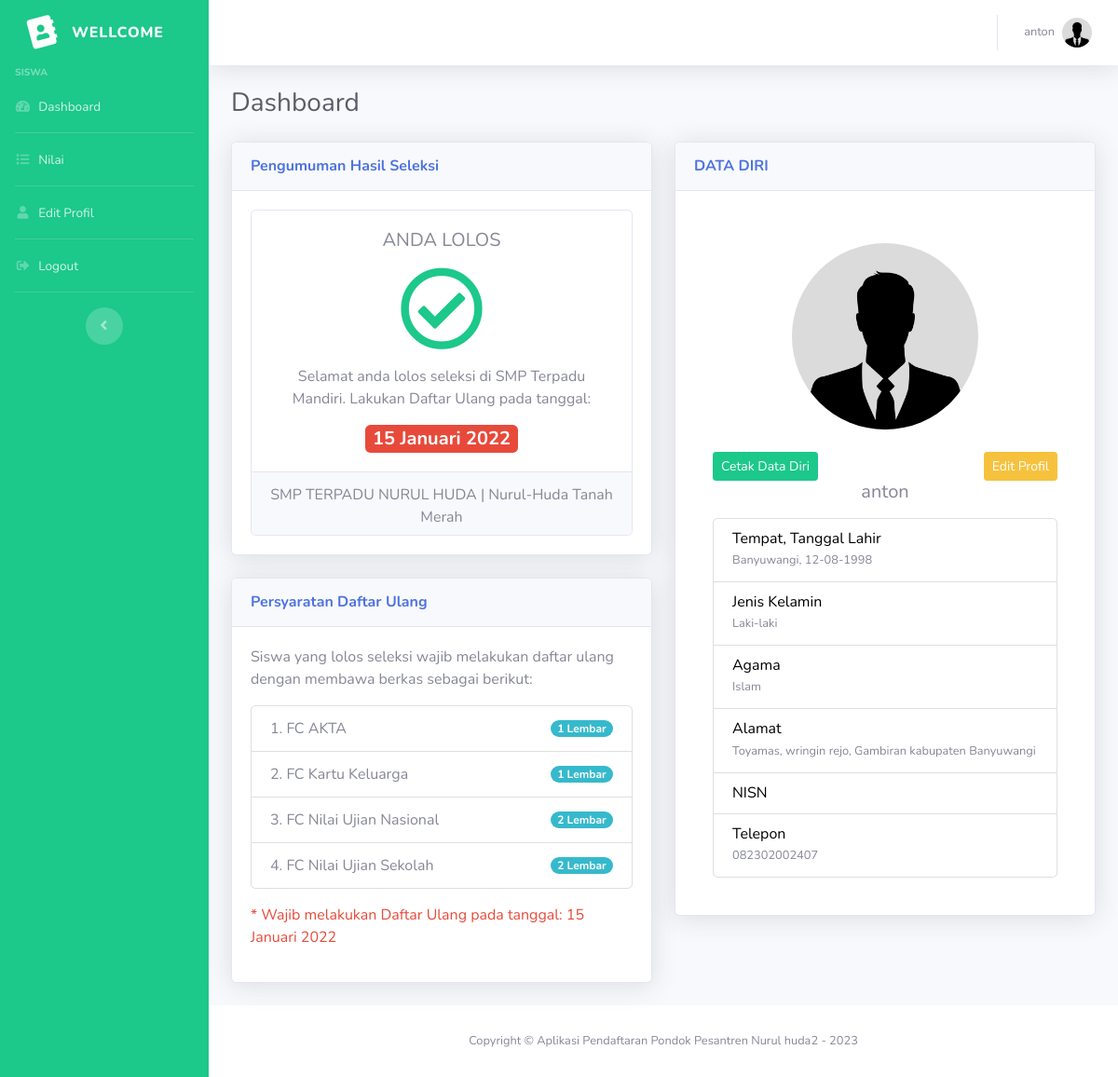
Page /siswa/dashboard.php (signed in) on the committed database.
### tables this page shows
CREATE TABLE `pendaftar` (
  `id` int(11) NOT NULL,
  `nama` varchar(100) DEFAULT NULL,
  `tmpt_lahir` varchar(100) DEFAULT NULL,
  `tgl_lahir` date DEFAULT NULL,
  `jenis_kelamin` enum('L','P') DEFAULT NULL,
  `agama` varchar(45) DEFAULT NULL,
  `alamat` text DEFAULT NULL,
  `email` varchar(100) DEFAULT NULL,
  `telepon` varchar(45) DEFAULT NULL,
  `foto` varchar(100) NOT NULL,
  `users_id` int(11) DEFAULT NULL
);

### siswa/dashboard_control.php (called while the page is built, shortened)
<?php
$id_user = $_SESSION['id_users'];
$sql_pendaftar = "SELECT * FROM pendaftar where users_id = '$id_user'";
$result_pendaftar = mysqli_query($koneksi, $sql_pendaftar);
if(mysqli_num_rows($result_pendaftar)){
    $data_pendaftar = mysqli_fetch_array($result_pendaftar);
    $id_pendaftar = $data_pendaftar['id'];
    $sql_nilai = "SELECT * FROM nilai where pendaftar_id = '$id_pendaftar'";
    $result_nilai = mysqli_query($koneksi, $sql_nilai);
    if(mysqli_num_rows($result_nilai)) {
        $data_nilai = mysqli_fetch_array($result_nilai);
        $status = $data_nilai['status'];
    } else  {
    }
}
?>

### config/auto_load.php (called while the page is built, shortened)
<?php
$base_url = "http://localhost/pendaftaran";
?>

### siswa/dashboard.php (the view, shortened to what this page needs)
<?php include('../config/auto_load.php'); ?>
<?php include('dashboard_control.php'); ?>
<?php include('../template/header.php'); ?>
<div class="container-fluid">
  <h1 class="h3 mb-4 text-gray-800">Dashboard</h1>
  <div class="row">
    <div class="col-md-6">
      <div class="row">
        <?php if(!isset($status)) { ?>
          <div class="col-md-12">
            <div class="card shadow mb-4">
              <div class="card-header py-3">
                <h6 class="m-0 font-weight-bold text-primary">MASUKKAN DATA NILAI</h6>
              </div>
              <div class="card-body">
                  <p class="text-danger">* Masukkan nilai anda untuk menyelesaikan proses pendaftaran!</p>
                  <form class="user" method="POST" action="<?= $base_url ?>/siswa/dashboard.php">
                      <div class="form-group">
                          <label for="un">Nilai Ujian Nasional</label>
                          <input type="number" class="form-control" id="un" placeholder="Masukkan Nilai Ujian Nasional" name="un">
                      </div>
                      <div class="form-group">
                          <label for="un">Nilai Ujian Sekolah</label>
                          <input type="number" class="form-control" id="un" placeholder="Masukkan Nilai Ujian Sekolah" name="us">
                      </div>
                      <div class="form-group">
                          <label for="uts_1">Nilai UTS 1</label>
                          <input type="number" class="form-control" id="uts_1" placeholder="Masukkan Nilai Ujian Sekolah" name="uts_1">
                      </div>
                      <hr>
                      <div class="text-right">
                          <button type="submit" name="btn_simpan" value="simpan_nilai" class="btn btn-primary">Simpan</button>
                          <a href="dashboard.php" class="btn btn-danger">Kembali</a>
                      </div>
                  </form>
              </div>
            </div>
          </div>
        <?php } else if(isset($status) && $status == 1) { ?>
          <div class="col-md-12">
            <div class="card shadow mb-4">
              <div class="card-header py-3">
                <h6 class="m-0 font-weight-bold text-primary">Pengumuman Hasil Seleksi</h6>
              </div>
              <div class="card-body">
                <div class="card text-center">
                  <div class="card-body">
                    <h5 class="card-title mb-3">ANDA LOLOS</h5>
                    <div class="col-auto">
                      <i class="far fa-check-circle text-success mb-3" style="font-size: 90px;"></i>
                    </div>
                    <p class="card-text">Selamat anda lolos seleksi di SMP Terpadu Mandiri. Lakukan Daftar Ulang pada tanggal: </p>
                    <span class="badge badge-danger" style="font-size: 20px;">15 Januari 2022</span>
                  </div>
                  <div class="card-footer text-muted">
                    <marquee style="margin-bottom: -5px;">SMP TERPADU NURUL HUDA | Nurul-Huda Tanah Merah</marquee>
                  </div>
                </div>
              </div>
            </div>
          </div>
        <?php } else if(isset($status) && $status == 2) { ?>
          <div class="col-md-12">
            <div class="card shadow mb-4">
              <div class="card-header py-3">
                <h6 class="m-0 font-weight-bold text-primary">Pengumuman Hasil Seleksi</h6>
              </div>
              <div class="card-body">
                <div class="card text-center">
                  <div class="card-body">
                    <h5 class="card-title mb-3">ANDA TIDAK LOLOS</h5>
                    <div class="col-auto">
                      <i class="fa fa-times text-danger mb-3" style="font-size: 90px;"></i>
                    </div>
                    <p class="card-text">Anda Belum lolos. Terima kasih telah mengikuti seleksi dengan baik. </p>
                  </div>
                  <div class="card-footer text-muted">
                    <marquee style="margin-bottom: -5px;">SMP TERPADU NURUL HUDA | Nurul-Huda Tanah Merah</marquee>
                  </div>
                </div>
              </div>
            </div>
          </div>
        <?php } ?>
        <div class="col-md-12">
          <div class="card shadow mb-4">
            <div class="card-header py-3">
              <h6 class="m-0 font-weight-bold text-primary">Persyaratan Daftar Ulang</h6>
            </div>
            <div class="card-body">
              <p>Siswa yang lolos seleksi wajib melakukan daftar ulang dengan membawa berkas sebagai berikut: </p>
              <ul class="list-group">
                <li class="list-group-item d-flex justify-content-between align-items-center">
                  1. FC AKTA
                  <span class="badge badge-info badge-pill">1 Lembar</span>
                </li>
                <li class="list-group-item d-flex justify-content-between align-items-center">
                  2. FC Kartu Keluarga
                  <span class="badge badge-info badge-pill">1 Lembar</span>
                </li>
                <li class="list-group-item d-flex justify-content-between align-items-center">
                  3. FC Nilai Ujian Nasional
                  <span class="badge badge-info badge-pill">2 Lembar</span>
                </li>
                <li class="list-group-item d-flex justify-content-between align-items-center">
                  4. FC Nilai Ujian Sekolah
                  <span class="badge badge-info badge-pill">2 Lembar</span>
                </li>
              </ul>
              <p class="text-danger mt-3">* Wajib melakukan Daftar Ulang pada tanggal: 15 Januari 2022</p>
            </div>
          </div>
        </div>
      </div>
    </div>
    <div class="col-md-6">
      <div class="row">
        <div class="col-md-12">
          <div class="card shadow mb-4">
            <div class="card-header py-3">
              <h6 class="m-0 font-weight-bold text-primary">DATA DIRI</h6>
            </div>
            <div class="card-body">
              <div class="card-body">
                <div class="col-auto mt-3 text-center">
                  <?php
                  if(isset($data_pendaftar['foto']) && $data_pendaftar['foto'] != '') {
                    $foto = '../uploads/' . $data_pendaftar['foto'];
                  } else {
                    $foto = '../assets/img/avatar.jpg';
                  }
                  ?>
                  <img src="<?= $foto ?>" class="img-fluid rounded-circle" alt="menunggu" style="width: 200px; height: 200px;">
                </div>
                <br>
                <div class="text-right">
                    <a href="editprofil.php" class="btn btn-warning btn-sm">Edit Profil</a>
                    <a href="<?= $base_url ?>/cetak/detail_cetak.php?id=<?= $data_pendaftar['id'] ?>" class="btn btn-success btn-sm float-left" target="_blank">Cetak Data Diri</a>
                </div>
                <h5 class="card-title mb-3 text-center">
                  <?= $data_pendaftar['nama'] ?>
                </h5>
                <ul class="list-group">
                  <li class="list-group-item">
                    <h6 class="mb-0" style="color: black;">Tempat, Tanggal Lahir</h6>
                    <small class="text-muted"><?= $data_pendaftar['tmpt_lahir'] ?>, <?= date("d-m-Y", strtotime($data_pendaftar['tgl_lahir'])); ?></small>
                  </li>
                  <li class="list-group-item">
                    <h6 class="mb-0" style="color: black;">Jenis Kelamin</h6>
                    <?php
                    if($data_pendaftar['jenis_kelamin'] == 'L') {
                      $kelamin = "Laki-laki";
                    } else {
                      $kelamin = "Perempuan";
                    }
                    ?>
                    <small class="text-muted"><?= $kelamin ?></small>
                  </li>
                  <li class="list-group-item">
                    <h6 class="mb-0" style="color: black;">Agama</h6>
                    <small class="text-muted">Islam</small>
                  </li>
                  <li class="list-group-item">
                    <h6 class="mb-0" style="color: black;">Alamat</h6>
                    <small class="text-muted"><?= $data_pendaftar['alamat'] ?></small>
                  </li>
                  <li class="list-group-item">
                    <h6 class="mb-0" style="color: black;">NISN</h6>
                  </li>
                  <li class="list-group-item">
                    <h6 class="mb-0" style="color: black;">Telepon</h6>
                    <small class="text-muted"><?= $data_pendaftar['telepon'] ?></small>
                  </li>
                </ul>
              </div>
            </div>
          </div>
        </div>
      </div>
    </div>
  </div>
</div>
<?php include('../template/footer.php'); ?>

### rows in the picture
pendaftar: nama "anton", tmpt_lahir "Banyuwangi", tgl_lahir "12-08-1998", jenis_kelamin "Laki-laki", alamat "Toyamas, wringin rejo, Gambiran kabupaten Banyuwangi", telepon "082302002407"

### other values in the picture
$_SESSION['level'] "SISWA"
$_SESSION['nama'] "anton"
